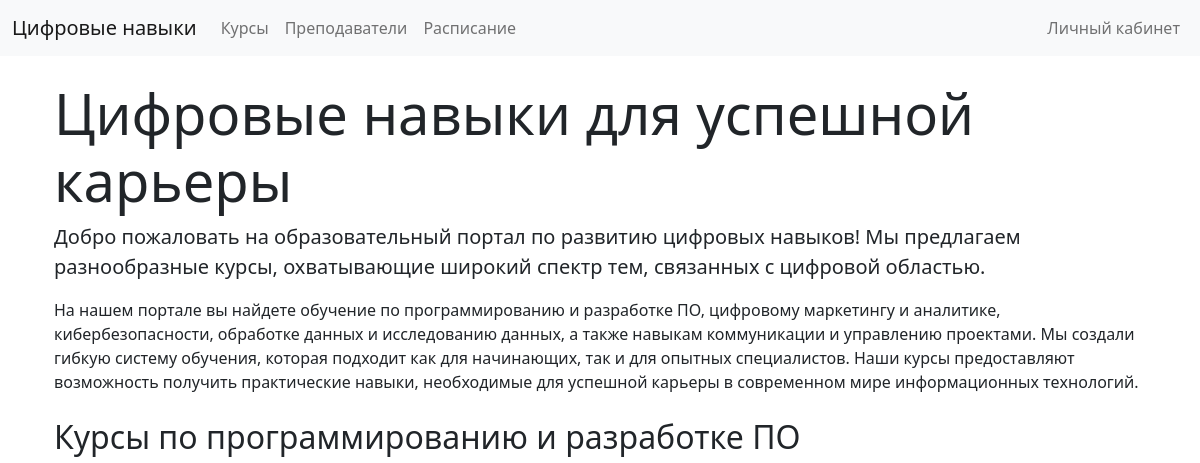
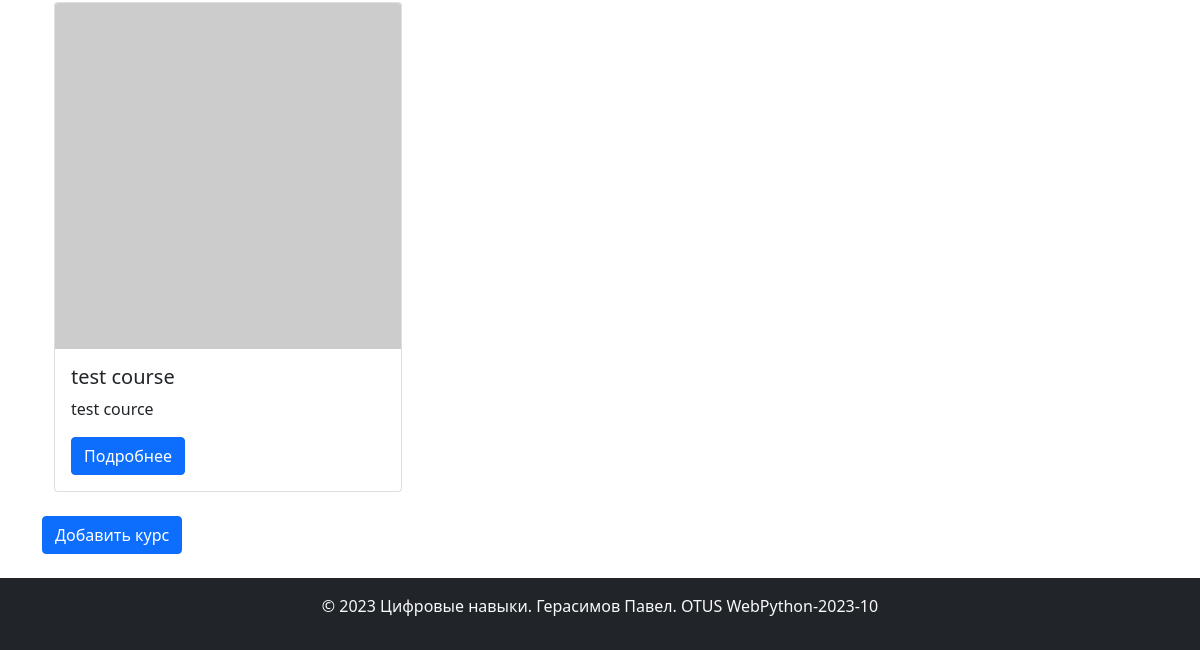
The app's page /, older data (2 pictures, top to bottom).
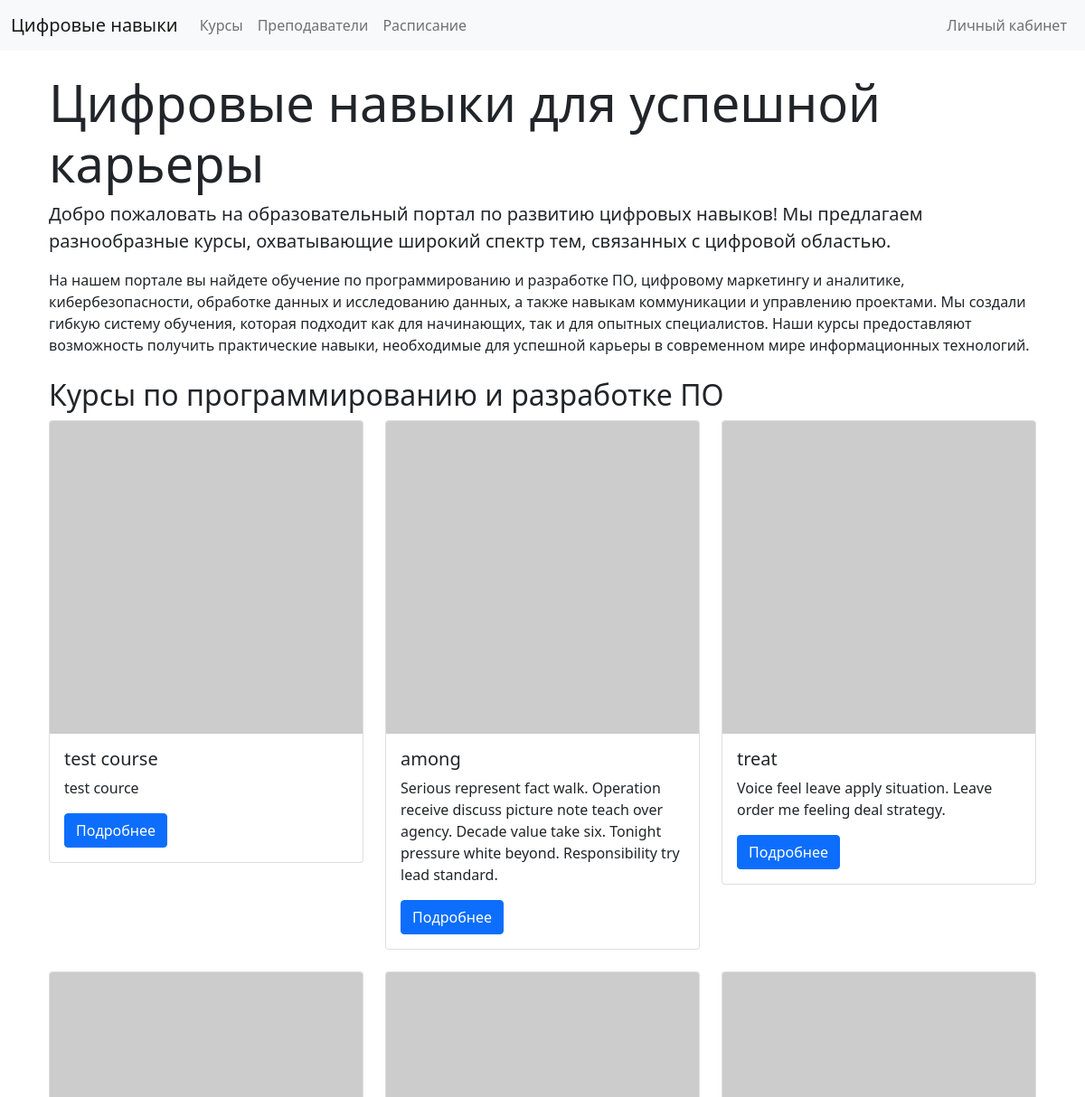
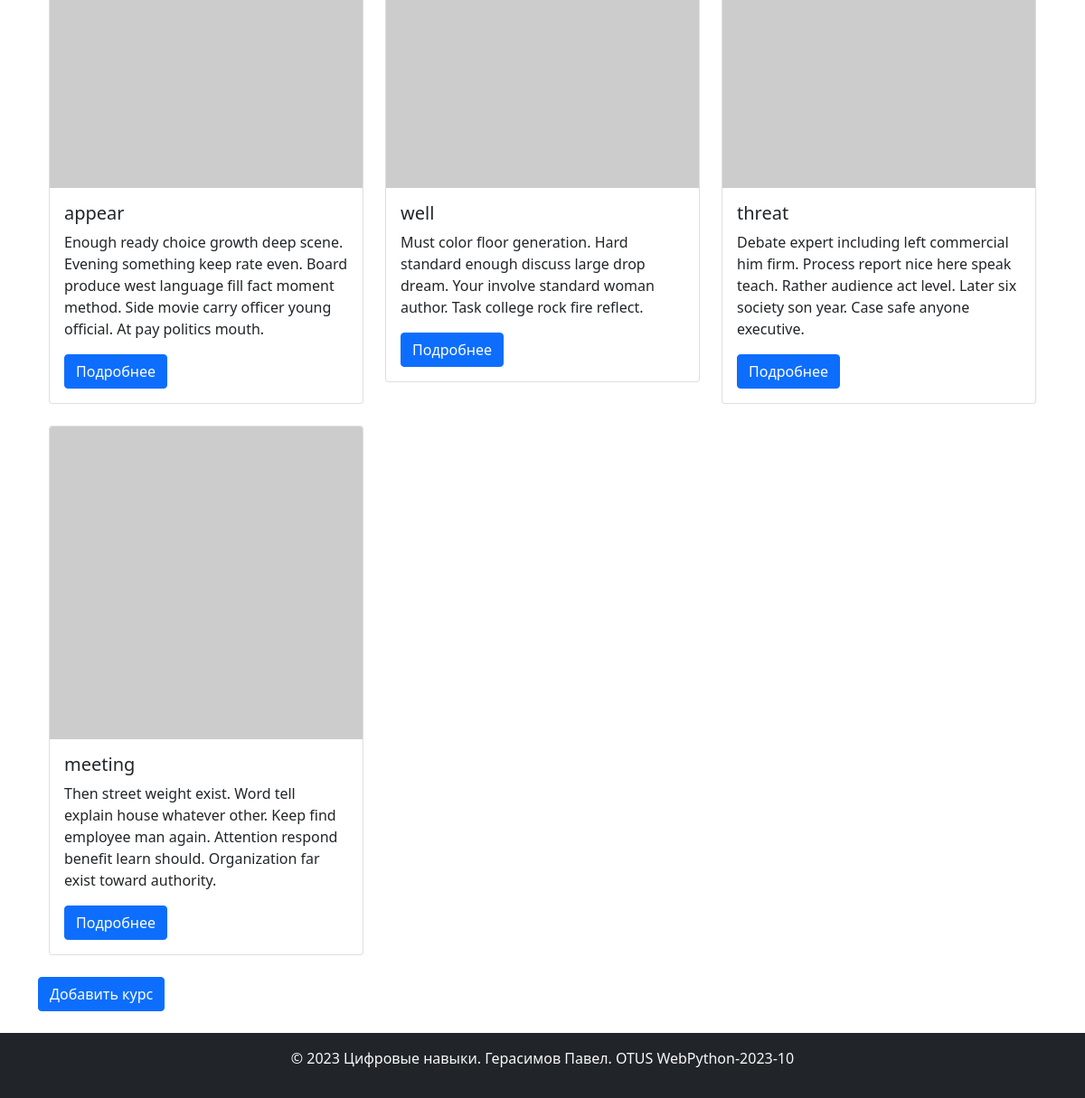
The same page, newer data (2 pictures, top to bottom).
### app/models.py (models this page shows, shortened)
class Course(models.Model):
    title = models.CharField(max_length=255)
    description = models.TextField()
    teachers = models.ManyToManyField(Teacher, related_name='courses_taught')
    students = models.ManyToManyField(Student, related_name='courses_enrolled')
    start_date = models.DateField()
    summary = models.TextField(blank=True, null=True)
    duration = models.IntegerField(default=0)
    image = models.URLField(default='https://via.placeholder.com/300')

### app/views.py (the view)
# urls.py: path('', IndexView.as_view(), name='index'),
class IndexView(View):
    template_name = 'app/main.html'
    def get(self, request, *args, **kwargs):
        courses = Course.objects.all()
        return render(request, self.template_name, {'courses': courses})

### app/templates/app/main.html
{% extends 'app/base.html' %}
{% block content %}
    <div class="container mt-4">
        <div class="jumbotron">
            <h1 class="display-4">Цифровые навыки для успешной карьеры</h1>
            <p class="lead">Добро пожаловать на образовательный портал по развитию цифровых навыков! Мы предлагаем разнообразные
                курсы, охватывающие широкий спектр тем, связанных с цифровой областью.</p>
            <p>На нашем портале вы найдете обучение по программированию и разработке ПО, цифровому маркетингу и аналитике,
                кибербезопасности, обработке данных и исследованию данных, а также навыкам коммуникации и управлению
                проектами. Мы создали гибкую систему обучения, которая подходит как для начинающих, так и для опытных
                специалистов. Наши курсы предоставляют возможность получить практические навыки, необходимые для успешной
                карьеры в современном мире информационных технологий.</p>
 </div>
    </div>
    <div class="container mt-4">
        <h2>Курсы по программированию и разработке ПО</h2>
        <div class="row">
            {% for course in courses %}
                <div class="col-md-4 mb-4">
                    <div class="card">
            <img src="{{ course.image }}" class="card-img-top" alt="Изображение курса">
                        <div class="card-body">
                            <h5 class="card-title">{{ course.title }}</h5>
                            <p class="card-text">
                                {{ course.description }}
                            </p>
                            <a href="{% url 'course_detail' pk=course.id %}" class="btn btn-primary">Подробнее</a>
                        </div>
                    </div>
                </div>
            {% endfor %}
        </div>
    </div>
<div>
 <a href="/create_course" class="btn btn-primary">Добавить курс</a>
</div>
{% endblock %}

### app/templates/app/base.html (shortened to what this page needs)
<!DOCTYPE html>
<html lang="en">
<head>
    {% load static %}
    <link rel="stylesheet" type="text/css" href="{% static 'app/css/style.css' %}">
    <link href="https://cdn.jsdelivr.net/npm/bootstrap@5.0.2/dist/css/bootstrap.min.css" rel="stylesheet">
</head>
<body>
        <nav class="navbar navbar-expand-lg navbar-light bg-light">
        <div class="container-fluid">
            <a class="navbar-brand" href="/">Цифровые навыки</a>
            <div class="collapse navbar-collapse" id="navbarNav">
                <ul class="navbar-nav me-auto mb-2 mb-lg-0">
                    <li class="nav-item active">
                        <a class="nav-link" href="/">Курсы</a>
                    </li>
                    <li class="nav-item">
                        <a class="nav-link" href="/teachers_list">Преподаватели</a>
                    </li>
                    <li class="nav-item">
                        <a class="nav-link" href="/schedule">Расписание</a>
                    </li>
                </ul>
                <ul class="navbar-nav ms-auto mb-2 mb-lg-0">
                    <li class="nav-item">
                        <a class="nav-link" href="login.html">Личный кабинет</a>
                    </li>
                </ul>
            </div>
        </div>
    </nav>
    <div class="container mt-4">
        {% block content %}{% endblock %}
    </div>
    <footer class="bg-dark text-light text-center py-3 mt-4">
        <p>&copy; 2023 Цифровые навыки. Герасимов Павел. OTUS WebPython-2023-10</p>
    </footer>
</body>
</html>

Row changes from the older to the newer data that the page shows:
added Course: title "among", description "Serious represent fact walk. Operation receive discuss picture note teach over agency. Decade value take six. Tonight pressure white beyond. Responsibility try lead standard."
added Course: title "treat", description "Voice feel leave apply situation. Leave order me feeling deal strategy."
added Course: title "appear", description "Enough ready choice growth deep scene. Evening something keep rate even. Board produce west language fill fact moment method. Side movie carry officer young official. At pay politics mouth."
added Course: title "well", description "Must color floor generation. Hard standard enough discuss large drop dream. Your involve standard woman author. Task college rock fire reflect."
added Course: title "threat", description "Debate expert including left commercial him firm. Process report nice here speak teach. Rather audience act level. Later six society son year. Case safe anyone executive."
added Course: title "meeting", description "Then street weight exist. Word tell explain house whatever other. Keep find employee man again. Attention respond benefit learn should. Organization far exist toward authority."
